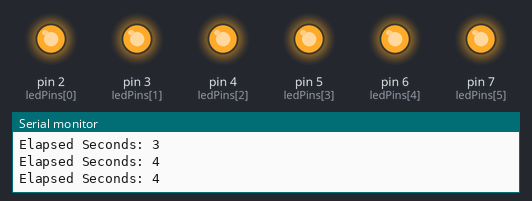
Bench run of a sketch on a simulated Arduino Uno, built with avr-gcc and run on an emulated ATmega328P. On the bench: output pins drawn as LEDs (lit = HIGH), the last lines printed to the serial monitor.

Above: at 5.0 s.
At 15.0 s:
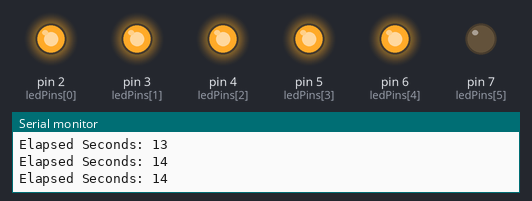
At 25.0 s:
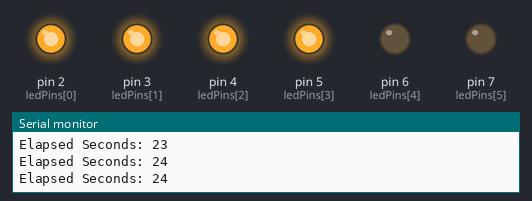
At 35.0 s:
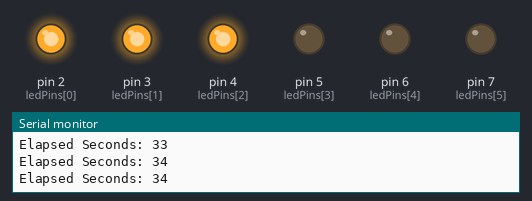
At 45.0 s:
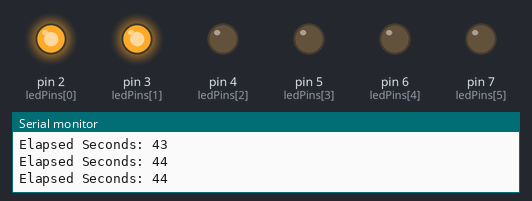
At 55.0 s:
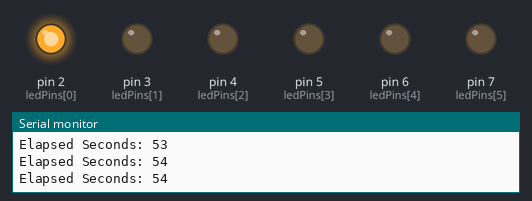
Timing chart, 0 to 78.1 s (numbered marks = the images above):
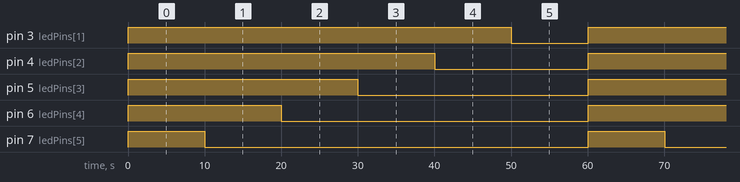

The sketch:

hw_11.ino
```cpp
const int ledPins[] = {2, 3, 4, 5, 6, 7};

void setup() {
  Serial.begin(9600);
  for (int i = 0; i < 6; i++) {
    pinMode(ledPins[i], OUTPUT);
    digitalWrite(ledPins[i], HIGH);
  }
}

void loop() {
  int seconds = (millis() / 1000) % 60;
  int activeLEDs = 6 - (seconds / 10); // Number of LEDs to keep ON

  for (int i = 0; i < 6; i++) {
    if (i < activeLEDs) {
      digitalWrite(ledPins[i], HIGH); // Keep LEDs ON
    } else {
      digitalWrite(ledPins[i], LOW); // Turn LEDs OFF
    }
  }

  Serial.print("Elapsed Seconds: ");
  Serial.println(seconds);

  delay(500);
}
```

Measured:
- by itself, pin 3 (ledPins[1]): alternates HIGH for 50.0 s and LOW for 10.0 s
- by itself, pin 4 (ledPins[2]): alternates HIGH for 40.0 s and LOW for 20.0 s
- by itself, pin 5 (ledPins[3]): alternates HIGH for 30.0 s and LOW for 30.0 s
- by itself, pin 6 (ledPins[4]): alternates HIGH for 20.0 s and LOW for 40.0 s
- by itself, pin 7 (ledPins[5]): alternates HIGH for 10.0 s and LOW for 50.0 s
